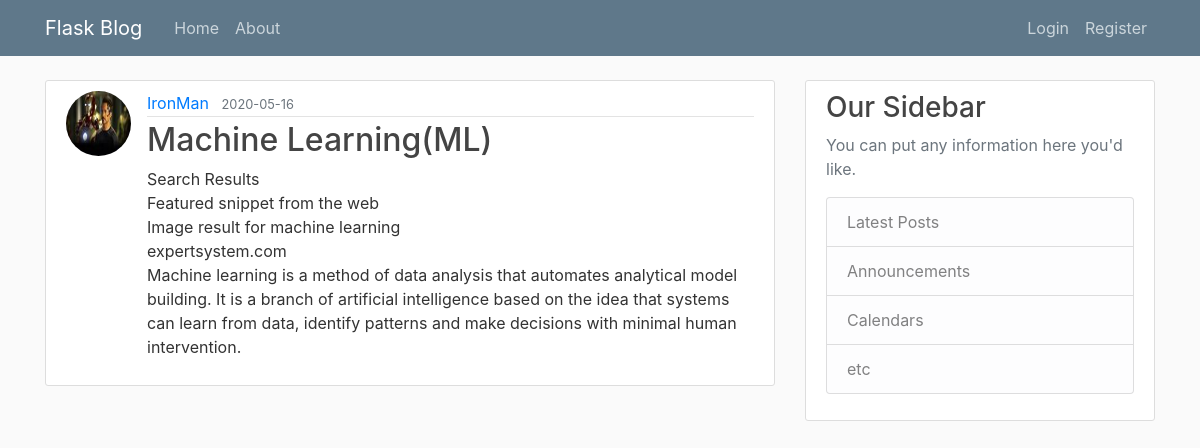
The page /view_post/1 on the database its author committed.
### flaskblog/models.py (models this page shows, shortened)
class User(db.Model,UserMixin):
    id = db.Column(db.Integer, primary_key=True)
    username = db.Column(db.String(20), unique=True, nullable=False)
    email = db.Column(db.String(120), unique=True, nullable=False)
    image_file = db.Column(db.String(20), nullable=False, default='default.jpg')
    password = db.Column(db.String(60), nullable=False)
    posts = db.relationship('Post', backref='author', lazy=True)

class Post(db.Model):
    id = db.Column(db.Integer, primary_key=True)
    title = db.Column(db.String(100), nullable=False)
    date_posted = db.Column(db.DateTime, nullable=False, default=datetime.utcnow)
    content = db.Column(db.Text, nullable=False)
    user_id = db.Column(db.Integer, db.ForeignKey('user.id'), nullable=False)

### flaskblog/routes.py (the view)
@app.route("/view_post/<int:post_id>")
def view_post(post_id):
    post = Post.query.get_or_404(post_id)
    return render_template('view_post.html',title='post.title',post = post )

### flaskblog/templates/view_post.html (shortened to what this page needs)
{% extends "layout.html" %}
{% block content %}
        <article class="media content-section">
          <img class="rounded-circle article-img" src="{{url_for('static',filename='profile_pics/' + post.author.image_file)}}" alt="author_image">
          <div class="media-body">
            <div class="article-metadata">
              <a class="mr-2" href="{{url_for('user_posts',username = post.author.username)}}">{{ post.author.username }}</a>
              <small class="text-muted">{{ post.date_posted.strftime('%Y-%m-%d') }}</small>
            </div>
            <h2><a class="article-title" >{{ post.title }}</a></h2>
            <p class="article-content">{{ post.content }}</p>
          </div>
        </article>
{% endblock content %}

### flaskblog/static/main.css (style rules this page uses)
body { background: #fafafa; color: #333333; margin-top: 5rem; }
h1, h2, h3, h4, h5, h6 { color: #444444; }
.content-section { background: #ffffff; padding: 10px 20px; border: 1px solid #dddddd; border-radius: 3px; margin-bottom: 20px; }
.article-title { color: #444444; }
.article-content { white-space: pre-line; }
.article-img { height: 65px; width: 65px; margin-right: 16px; }
.article-metadata { padding-bottom: 1px; margin-bottom: 4px; border-bottom: 1px solid #e3e3e3 }

### rows shown on the page
User: image_file (picture), author.username "IronMan"
Post: date_posted "2020-05-16", title "Machine Learning(ML)", content "Search Results Featured snippet from the web Image result for machine learning expertsystem.com Machine learning is a method of data analysis that automates analytical model building. It is a branch of artificial intelligence based on the idea that systems can learn from data, identify patterns and make decisions with minimal human intervention."
